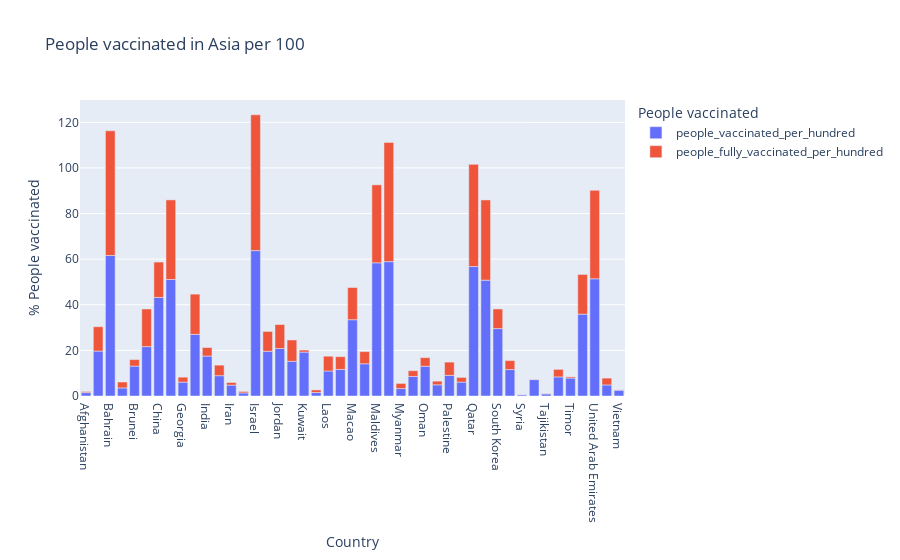
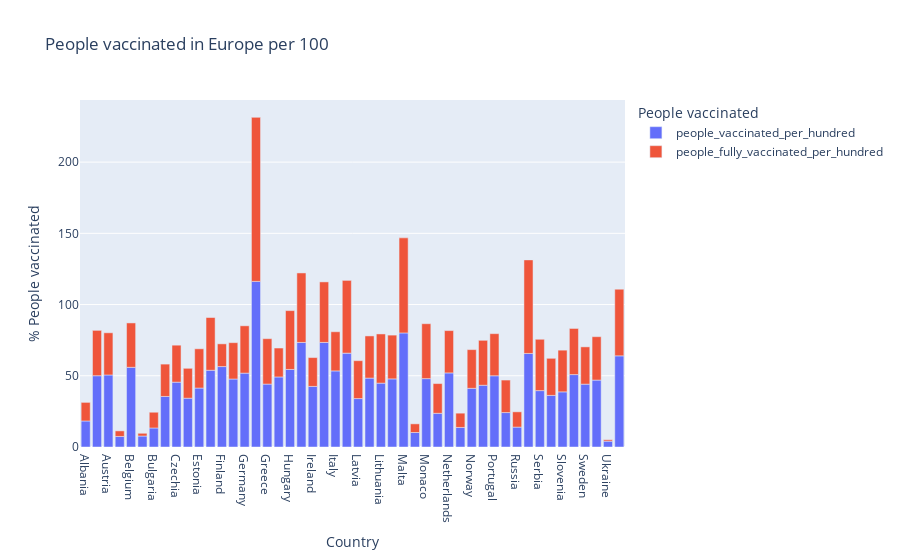
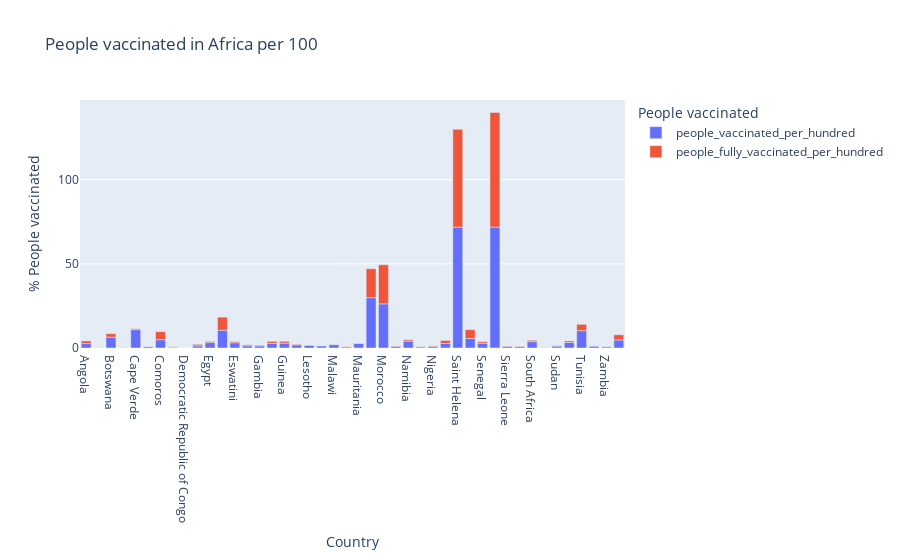
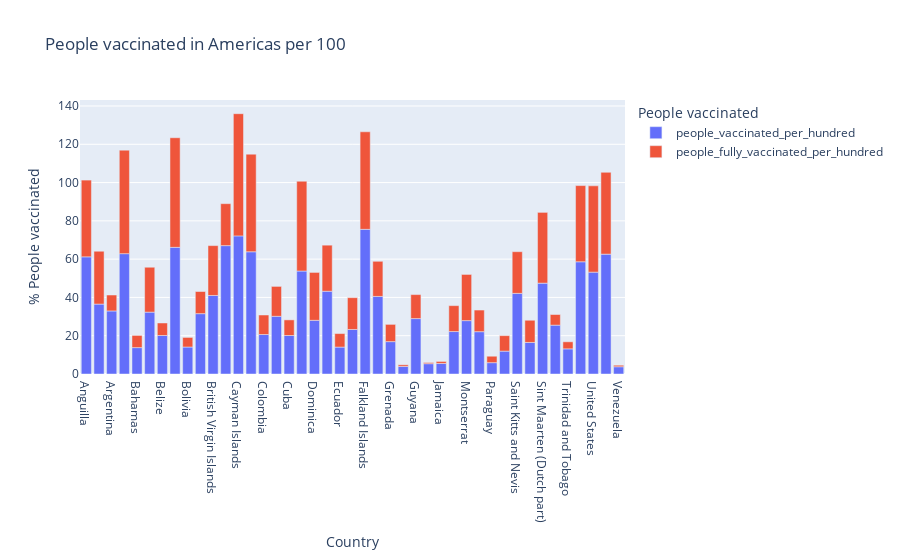

Here is the notebook cell these charts were saved with, in order:
### Code cell
import numpy as np

for reg in df5['region'].unique():

  wide_df = df5[df5['region']==reg]
  country_var = np.array(wide_df['country'])
  # p1 = np.array(wide_df['people_vaccinated_per_hundred'])
  # p2 = np.array(wide_df['people_fully_vaccinated_per_hundred'])

  fig = px.bar(wide_df, 
              x=country_var, 
              y=['people_vaccinated_per_hundred', 'people_fully_vaccinated_per_hundred'], 
              title="People vaccinated in "+reg+" per 100", 
              labels={"value": "% People vaccinated", "x": "Country", "variable": "People vaccinated"}, 
              )
  fig.show()

### Figure 1 — Plotly figure (JSON) as saved in the notebook; plotly's stock layout.template omitted (floating-point values rounded to 4 significant figures)
{"data": [{"alignmentgroup": "True", "hovertemplate": "People vaccinated=people_vaccinated_per_hundred<br>Country=%{x}<br>% People vaccinated=%{y}<extra></extra>", "legendgroup": "people_vaccinated_per_hundred", "marker": {"color": "#636efa", "pattern": {"shape": ""}}, "name": "people_vaccinated_per_hundred", "offsetgroup": "people_vaccinated_per_hundred", "orientation": "v", "showlegend": true, "textposition": "auto", "type": "bar", "x": ["Afghanistan", "Azerbaijan", "Bahrain", "Bangladesh", "Brunei", "Cambodia", "China", "Cyprus", "Georgia", "Hong Kong", "India", "Indonesia", "Iran", "Iraq", "Israel", "Japan", "Jordan", "Kazakhstan", "Kuwait", "Kyrgyzstan", "Laos", "Lebanon", "Macao", "Malaysia", "Maldives", "Mongolia", "Myanmar", "Nepal", "Oman", "Pakistan", "Palestine", "Philippines", "Qatar", "Singapore", "South Korea", "Sri Lanka", "Syria", "Taiwan", "Tajikistan", "Thailand", "Timor", "Turkey", "United Arab Emirates", "Uzbekistan", "Vietnam"], "xaxis": "x", "y": [1.5, 19.7, 61.6, 3.54, 13.11, 21.65, 43.21, 51.08, 6.08, 27.03, 17.52, 8.91, 4.78, 1.36, 63.74, 19.6, 20.83, 15.22, 19.25, 1.53, 10.97, 11.65, 33.45, 14.13, 58.39, 58.92, 3.26, 8.58, 13.04, 4.9, 9.04, 6.1, 56.75, 50.79, 29.55, 11.59, 0.58, 7.2, 0.93, 8.37, 7.87, 35.89, 51.38, 4.85, 2.56], "yaxis": "y"}, {"alignmentgroup": "True", "hovertemplate": "People vaccinated=people_fully_vaccinated_per_hundred<br>Country=%{x}<br>% People vaccinated=%{y}<extra></extra>", "legendgroup": "people_fully_vaccinated_per_hundred", "marker": {"color": "#EF553B", "pattern": {"shape": ""}}, "name": "people_fully_vaccinated_per_hundred", "offsetgroup": "people_fully_vaccinated_per_hundred", "orientation": "v", "showlegend": true, "textposition": "auto", "type": "bar", "x": ["Afghanistan", "Azerbaijan", "Bahrain", "Bangladesh", "Brunei", "Cambodia", "China", "Cyprus", "Georgia", "Hong Kong", "India", "Indonesia", "Iran", "Iraq", "Israel", "Japan", "Jordan", "Kazakhstan", "Kuwait", "Kyrgyzstan", "Laos", "Lebanon", "Macao", "Malaysia", "Maldives", "Mongolia", "Myanmar", "Nepal", "Oman", "Pakistan", "Palestine", "Philippines", "Qatar", "Singapore", "South Korea", "Sri Lanka", "Syria", "Taiwan", "Tajikistan", "Thailand", "Timor", "Turkey", "United Arab Emirates", "Uzbekistan", "Vietnam"], "xaxis": "x", "y": [0.47, 10.68, 54.69, 2.59, 2.86, 16.5, 15.51, 34.9, 2.18, 17.63, 3.74, 4.62, 1.14, 0.64, 59.55, 8.7, 10.5, 9.34, 0.89, 1.13, 6.47, 5.58, 14.11, 5.34, 34.2, 52.27, 2.25, 2.51, 3.78, 1.61, 5.82, 2.05, 44.81, 35.17, 8.61, 3.93, 0.03, 0.13, 0.14, 3.3, 0.51, 17.41, 38.79, 3, 0.14], "yaxis": "y"}], "layout": {"barmode": "relative", "legend": {"title": {"text": "People vaccinated"}, "tracegroupgap": 0}, "title": {"text": "People vaccinated in Asia per 100"}, "xaxis": {"anchor": "y", "domain": [0, 1], "title": {"text": "Country"}}, "yaxis": {"anchor": "x", "domain": [0, 1], "title": {"text": "% People vaccinated"}}}}

### Figure 2 — Plotly figure (JSON) as saved in the notebook; plotly's stock layout.template omitted (floating-point values rounded to 4 significant figures)
{"data": [{"alignmentgroup": "True", "hovertemplate": "People vaccinated=people_vaccinated_per_hundred<br>Country=%{x}<br>% People vaccinated=%{y}<extra></extra>", "legendgroup": "people_vaccinated_per_hundred", "marker": {"color": "#636efa", "pattern": {"shape": ""}}, "name": "people_vaccinated_per_hundred", "offsetgroup": "people_vaccinated_per_hundred", "orientation": "v", "showlegend": true, "textposition": "auto", "type": "bar", "x": ["Albania", "Andorra", "Austria", "Belarus", "Belgium", "Bosnia and Herzegovina", "Bulgaria", "Croatia", "Czechia", "Denmark", "Estonia", "Faeroe Islands", "Finland", "France", "Germany", "Gibraltar", "Greece", "Guernsey", "Hungary", "Iceland", "Ireland", "Isle of Man", "Italy", "Jersey", "Latvia", "Liechtenstein", "Lithuania", "Luxembourg", "Malta", "Moldova", "Monaco", "Montenegro", "Netherlands", "North Macedonia", "Norway", "Poland", "Portugal", "Romania", "Russia", "San Marino", "Serbia", "Slovakia", "Slovenia", "Spain", "Sweden", "Switzerland", "Ukraine", "United Kingdom"], "xaxis": "x", "y": [18.27, 50.04, 50.56, 7.4, 55.94, 7.7, 13.35, 35.48, 45.52, 34.25, 41.38, 53.87, 56.46, 47.73, 51.86, 116.3, 44.17, 49.17, 54.45, 73.4, 42.53, 73.41, 53.41, 65.9, 34, 48.37, 44.83, 47.82, 80.08, 10.18, 48, 23.66, 52.01, 13.74, 41.2, 43.36, 50, 24.17, 13.97, 65.68, 39.59, 36.23, 38.71, 50.84, 44.12, 46.97, 4.1, 64], "yaxis": "y"}, {"alignmentgroup": "True", "hovertemplate": "People vaccinated=people_fully_vaccinated_per_hundred<br>Country=%{x}<br>% People vaccinated=%{y}<extra></extra>", "legendgroup": "people_fully_vaccinated_per_hundred", "marker": {"color": "#EF553B", "pattern": {"shape": ""}}, "name": "people_fully_vaccinated_per_hundred", "offsetgroup": "people_fully_vaccinated_per_hundred", "orientation": "v", "showlegend": true, "textposition": "auto", "type": "bar", "x": ["Albania", "Andorra", "Austria", "Belarus", "Belgium", "Bosnia and Herzegovina", "Bulgaria", "Croatia", "Czechia", "Denmark", "Estonia", "Faeroe Islands", "Finland", "France", "Germany", "Gibraltar", "Greece", "Guernsey", "Hungary", "Iceland", "Ireland", "Isle of Man", "Italy", "Jersey", "Latvia", "Liechtenstein", "Lithuania", "Luxembourg", "Malta", "Moldova", "Monaco", "Montenegro", "Netherlands", "North Macedonia", "Norway", "Poland", "Portugal", "Romania", "Russia", "San Marino", "Serbia", "Slovakia", "Slovenia", "Spain", "Sweden", "Switzerland", "Ukraine", "United Kingdom"], "xaxis": "x", "y": [13.05, 31.84, 29.62, 3.91, 31.16, 1.93, 11.05, 22.72, 25.96, 21, 27.56, 37.02, 15.95, 25.51, 33.22, 115.2, 31.87, 20.31, 41.3, 48.79, 20.25, 42.49, 27.5, 51.06, 26.6, 29.6, 34.53, 30.73, 66.73, 6.07, 38.55, 20.87, 29.71, 10.01, 27.17, 31.53, 29.57, 22.82, 10.73, 65.68, 36.04, 26.03, 29.27, 32.38, 26.17, 30.47, 1, 46.76], "yaxis": "y"}], "layout": {"barmode": "relative", "legend": {"title": {"text": "People vaccinated"}, "tracegroupgap": 0}, "title": {"text": "People vaccinated in Europe per 100"}, "xaxis": {"anchor": "y", "domain": [0, 1], "title": {"text": "Country"}}, "yaxis": {"anchor": "x", "domain": [0, 1], "title": {"text": "% People vaccinated"}}}}

### Figure 3 — Plotly figure (JSON) as saved in the notebook; plotly's stock layout.template omitted (floating-point values rounded to 4 significant figures)
{"data": [{"alignmentgroup": "True", "hovertemplate": "People vaccinated=people_vaccinated_per_hundred<br>Country=%{x}<br>% People vaccinated=%{y}<extra></extra>", "legendgroup": "people_vaccinated_per_hundred", "marker": {"color": "#636efa", "pattern": {"shape": ""}}, "name": "people_vaccinated_per_hundred", "offsetgroup": "people_vaccinated_per_hundred", "orientation": "v", "showlegend": true, "textposition": "auto", "type": "bar", "x": ["Angola", "Benin", "Botswana", "Cameroon", "Cape Verde", "Central African Republic", "Comoros", "Congo", "Democratic Republic of Congo", "Djibouti", "Egypt", "Equatorial Guinea", "Eswatini", "Gabon", "Gambia", "Ghana", "Guinea", "Kenya", "Lesotho", "Liberia", "Malawi", "Mali", "Mauritania", "Mauritius", "Morocco", "Mozambique", "Namibia", "Niger", "Nigeria", "Rwanda", "Saint Helena", "Sao Tome and Principe", "Senegal", "Seychelles", "Sierra Leone", "Somalia", "South Africa", "South Sudan", "Sudan", "Togo", "Tunisia", "Uganda", "Zambia", "Zimbabwe"], "xaxis": "x", "y": [2.64, 0.18, 6.48, 0.3, 10.93, 0.85, 4.96, 0.41, 0.05, 1.27, 3.24, 10.59, 3.12, 1.32, 1.26, 2.74, 2.9, 1.85, 1.71, 1.35, 2.01, 0.64, 2.77, 29.91, 26.24, 1.02, 4.11, 0.71, 0.96, 2.71, 71.83, 5.65, 2.87, 71.85, 1.03, 0.85, 3.76, 0.24, 1.16, 3.27, 10.29, 1.17, 0.77, 4.81], "yaxis": "y"}, {"alignmentgroup": "True", "hovertemplate": "People vaccinated=people_fully_vaccinated_per_hundred<br>Country=%{x}<br>% People vaccinated=%{y}<extra></extra>", "legendgroup": "people_fully_vaccinated_per_hundred", "marker": {"color": "#EF553B", "pattern": {"shape": ""}}, "name": "people_fully_vaccinated_per_hundred", "offsetgroup": "people_fully_vaccinated_per_hundred", "orientation": "v", "showlegend": true, "textposition": "auto", "type": "bar", "x": ["Angola", "Benin", "Botswana", "Cameroon", "Cape Verde", "Central African Republic", "Comoros", "Congo", "Democratic Republic of Congo", "Djibouti", "Egypt", "Equatorial Guinea", "Eswatini", "Gabon", "Gambia", "Ghana", "Guinea", "Kenya", "Lesotho", "Liberia", "Malawi", "Mali", "Mauritania", "Mauritius", "Morocco", "Mozambique", "Namibia", "Niger", "Nigeria", "Rwanda", "Saint Helena", "Sao Tome and Principe", "Senegal", "Seychelles", "Sierra Leone", "Somalia", "South Africa", "South Sudan", "Sudan", "Togo", "Tunisia", "Uganda", "Zambia", "Zimbabwe"], "xaxis": "x", "y": [1.56, 0.04, 2.06, 0.07, 0.51, 0.03, 4.74, 0.28, 0, 0.89, 0.68, 7.74, 0.7, 0.55, 0.43, 1.23, 1.1, 0.38, 0.01, 0.01, 0.22, 0.22, 0.15, 17.18, 23.21, 0.24, 0.78, 0.06, 0.33, 1.76, 58.16, 5.27, 0.91, 68.15, 0.19, 0.27, 0.81, 0.02, 0.23, 0.92, 3.77, 0.01, 0.03, 3.04], "yaxis": "y"}], "layout": {"barmode": "relative", "legend": {"title": {"text": "People vaccinated"}, "tracegroupgap": 0}, "title": {"text": "People vaccinated in Africa per 100"}, "xaxis": {"anchor": "y", "domain": [0, 1], "title": {"text": "Country"}}, "yaxis": {"anchor": "x", "domain": [0, 1], "title": {"text": "% People vaccinated"}}}}

### Figure 4 — Plotly figure (JSON) as saved in the notebook; plotly's stock layout.template omitted (floating-point values rounded to 4 significant figures)
{"data": [{"alignmentgroup": "True", "hovertemplate": "People vaccinated=people_vaccinated_per_hundred<br>Country=%{x}<br>% People vaccinated=%{y}<extra></extra>", "legendgroup": "people_vaccinated_per_hundred", "marker": {"color": "#636efa", "pattern": {"shape": ""}}, "name": "people_vaccinated_per_hundred", "offsetgroup": "people_vaccinated_per_hundred", "orientation": "v", "showlegend": true, "textposition": "auto", "type": "bar", "x": ["Anguilla", "Antigua and Barbuda", "Argentina", "Aruba", "Bahamas", "Barbados", "Belize", "Bermuda", "Bolivia", "Brazil", "British Virgin Islands", "Canada", "Cayman Islands", "Chile", "Colombia", "Costa Rica", "Cuba", "Curacao", "Dominica", "Dominican Republic", "Ecuador", "El Salvador", "Falkland Islands", "Greenland", "Grenada", "Guatemala", "Guyana", "Honduras", "Jamaica", "Mexico", "Montserrat", "Panama", "Paraguay", "Peru", "Saint Kitts and Nevis", "Saint Lucia", "Sint Maarten (Dutch part)", "Suriname", "Trinidad and Tobago", "Turks and Caicos Islands", "United States", "Uruguay", "Venezuela"], "xaxis": "x", "y": [61.21, 36.52, 32.94, 62.87, 13.78, 32.32, 20.12, 66.16, 14.09, 31.52, 41.03, 67.06, 72.15, 63.85, 20.62, 30.15, 20.11, 53.79, 28.04, 43.24, 14.06, 23.26, 75.57, 40.53, 16.91, 3.95, 28.95, 5.39, 5.51, 22.17, 27.89, 22.11, 5.92, 11.94, 42.12, 16.48, 47.47, 25.52, 13.14, 58.63, 53.21, 62.62, 3.79], "yaxis": "y"}, {"alignmentgroup": "True", "hovertemplate": "People vaccinated=people_fully_vaccinated_per_hundred<br>Country=%{x}<br>% People vaccinated=%{y}<extra></extra>", "legendgroup": "people_fully_vaccinated_per_hundred", "marker": {"color": "#EF553B", "pattern": {"shape": ""}}, "name": "people_fully_vaccinated_per_hundred", "offsetgroup": "people_fully_vaccinated_per_hundred", "orientation": "v", "showlegend": true, "textposition": "auto", "type": "bar", "x": ["Anguilla", "Antigua and Barbuda", "Argentina", "Aruba", "Bahamas", "Barbados", "Belize", "Bermuda", "Bolivia", "Brazil", "British Virgin Islands", "Canada", "Cayman Islands", "Chile", "Colombia", "Costa Rica", "Cuba", "Curacao", "Dominica", "Dominican Republic", "Ecuador", "El Salvador", "Falkland Islands", "Greenland", "Grenada", "Guatemala", "Guyana", "Honduras", "Jamaica", "Mexico", "Montserrat", "Panama", "Paraguay", "Peru", "Saint Kitts and Nevis", "Saint Lucia", "Sint Maarten (Dutch part)", "Suriname", "Trinidad and Tobago", "Turks and Caicos Islands", "United States", "Uruguay", "Venezuela"], "xaxis": "x", "y": [40.09, 27.61, 8.32, 54.07, 6.37, 23.45, 6.54, 57.27, 5.02, 11.57, 26.04, 21.92, 63.83, 50.99, 10.2, 15.61, 8.16, 46.92, 25.02, 24.06, 7.06, 16.62, 50.96, 18.35, 9.01, 0.85, 12.54, 0.59, 1.05, 13.54, 24.12, 11.3, 3.37, 8.1, 21.77, 11.6, 36.96, 5.56, 3.68, 39.8, 45.09, 42.76, 0.79], "yaxis": "y"}], "layout": {"barmode": "relative", "legend": {"title": {"text": "People vaccinated"}, "tracegroupgap": 0}, "title": {"text": "People vaccinated in Americas per 100"}, "xaxis": {"anchor": "y", "domain": [0, 1], "title": {"text": "Country"}}, "yaxis": {"anchor": "x", "domain": [0, 1], "title": {"text": "% People vaccinated"}}}}
